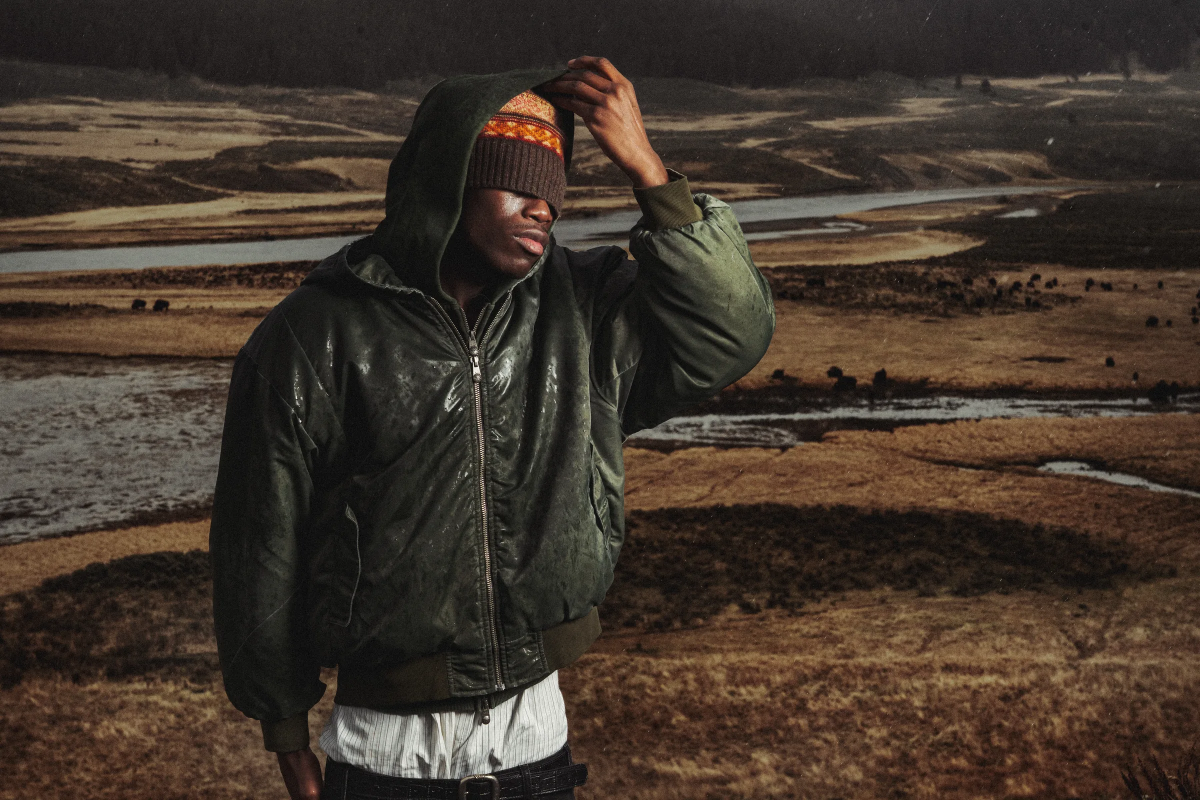
#> input picture images/ditch/2026-fw-campaign/1-large.webp, 2400 x 1600 px (shown at 1/2 size); its folder holds only this picture in this run
$ python optimize-images.py
#> lines starting #> are read from the running program, lines starting #| are printed output that depends on the picture
"""
Make web-optimized WebP copies of the photos in assets/images/.

    python tools/optimize-images.py

- Only READS from assets/. It never moves, renames, edits or deletes anything there.
- Writes to images/<client>/[<project>/]<name>-large.webp  (longest side 2400px)
                                        <name>-small.webp  (shorter side 800px, for the 4:5 home grid)
  Folder names are made lowercase with dashes (e.g. "VUZE Magazine" -> "vuze-magazine")
  so links work on every web host.
- Also writes images/manifest.js, the list of photos (and their sizes) the site reads.
  Don't edit manifest.js by hand: it is rebuilt every time this script runs.
- Re-running is quick: photos whose copies are already up to date are skipped.

Folder rules (same as the site):
- A client folder with photos directly inside it = one project.
- A client folder with subfolders = each subfolder is its own project.
"""

import json
import re
import sys
from pathlib import Path

from PIL import Image, ImageOps

Image.MAX_IMAGE_PIXELS = None  # some originals are very large

ROOT = Path(__file__).resolve().parent.parent
SRC = ROOT / "assets" / "images"
OUT = ROOT / "images"

IMAGE_EXTS = {".jpg", ".jpeg", ".png", ".webp", ".tif", ".tiff"}
SIZES = {"large": (2400, 82), "small": (800, 78)}  # name: (target px, webp quality); see make_copies


def slug(name):
    return re.sub(r"[^a-z0-9]+", "-", name.lower()).strip("-")


def natural_key(stem):
    # "cover" first, then 1, 2, 3 ... 10 in number order
    return (stem.lower() != "cover", [int(t) if t.isdigit() else t.lower() for t in re.split(r"(\d+)", stem)])


def images_in(folder):
    files = [p for p in folder.iterdir() if p.is_file() and p.suffix.lower() in IMAGE_EXTS]
    return sorted(files, key=lambda p: natural_key(p.stem))


def find_projects():
    projects = []  # (folder key like "ditch/ruin", source folder)
    for client in sorted(p for p in SRC.iterdir() if p.is_dir()):
        if images_in(client):
            projects.append((slug(client.name), client))
        for sub in sorted(p for p in client.iterdir() if p.is_dir()):
            if images_in(sub):
                projects.append((f"{slug(client.name)}/{slug(sub.name)}", sub))
    return projects


def make_copies(src, dest_dir):
    stem = slug(src.stem)
    outputs = {k: dest_dir / f"{stem}-{k}.webp" for k in SIZES}
    up_to_date = all(o.exists() and o.stat().st_mtime >= src.stat().st_mtime for o in outputs.values())
    if not up_to_date:
        with Image.open(src) as im:
#> im is the input picture: PIL image 2400x1600 RGB; mean R, G, B 66.2, 54.1, 44
            im = ImageOps.exif_transpose(im)  # respect camera rotation
            if im.mode not in ("RGB", "RGBA"):
                im = im.convert("RGBA" if "A" in im.getbands() else "RGB")
            for key, (target, quality) in SIZES.items():
                copy = im.copy()
                if key == "small":
                    # small copies are cropped to tall 4:5 tiles, so size by the SHORTER side
                    scale = target / min(copy.size)
                    if scale < 1:
                        copy = copy.resize((round(copy.width * scale), round(copy.height * scale)), Image.LANCZOS)
                else:
                    copy.thumbnail((target, target), Image.LANCZOS)  # never enlarges
                copy.save(outputs[key], "WEBP", quality=quality, method=6)
#> this loop made 2 passes
#> pass 2, in make_copies, `copy = copy.resize((round(copy.width * scale), round(copy.height * sca..`:
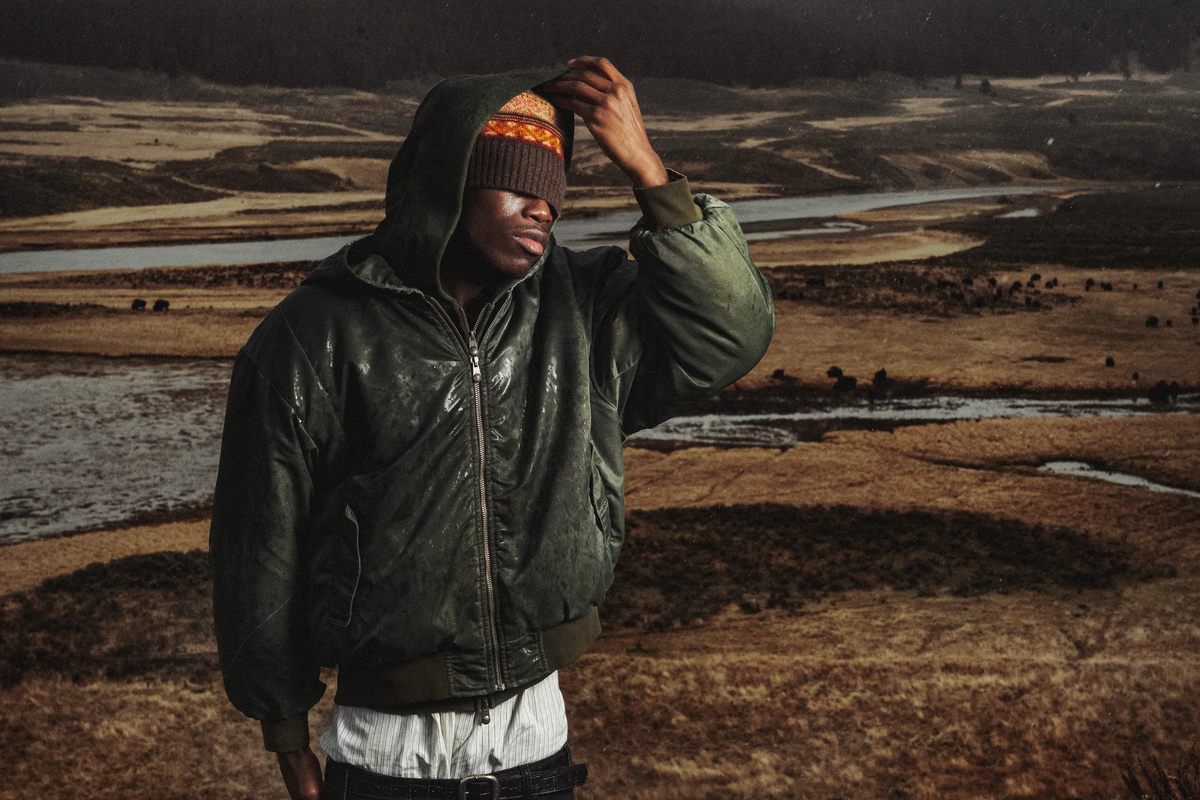
#> copy: PIL image 1200x800 RGB; mean R, G, B 66.2, 54.1, 44
    with Image.open(outputs["large"]) as large:
        w, h = large.size
#> w = 2400; h = 1600
    return {"name": stem, "w": w, "h": h}


def main():
    if not SRC.is_dir():
        sys.exit(f"Can't find {SRC}")
    manifest = {}
    for key, folder in find_projects():
        dest = OUT / key
        dest.mkdir(parents=True, exist_ok=True)
        manifest[key] = []
        for src in images_in(folder):
            manifest[key].append(make_copies(src, dest))
            print(f"  {key}/{src.name}")
#> pass 2 of the loop in main, `for key, folder in find_projects():`:
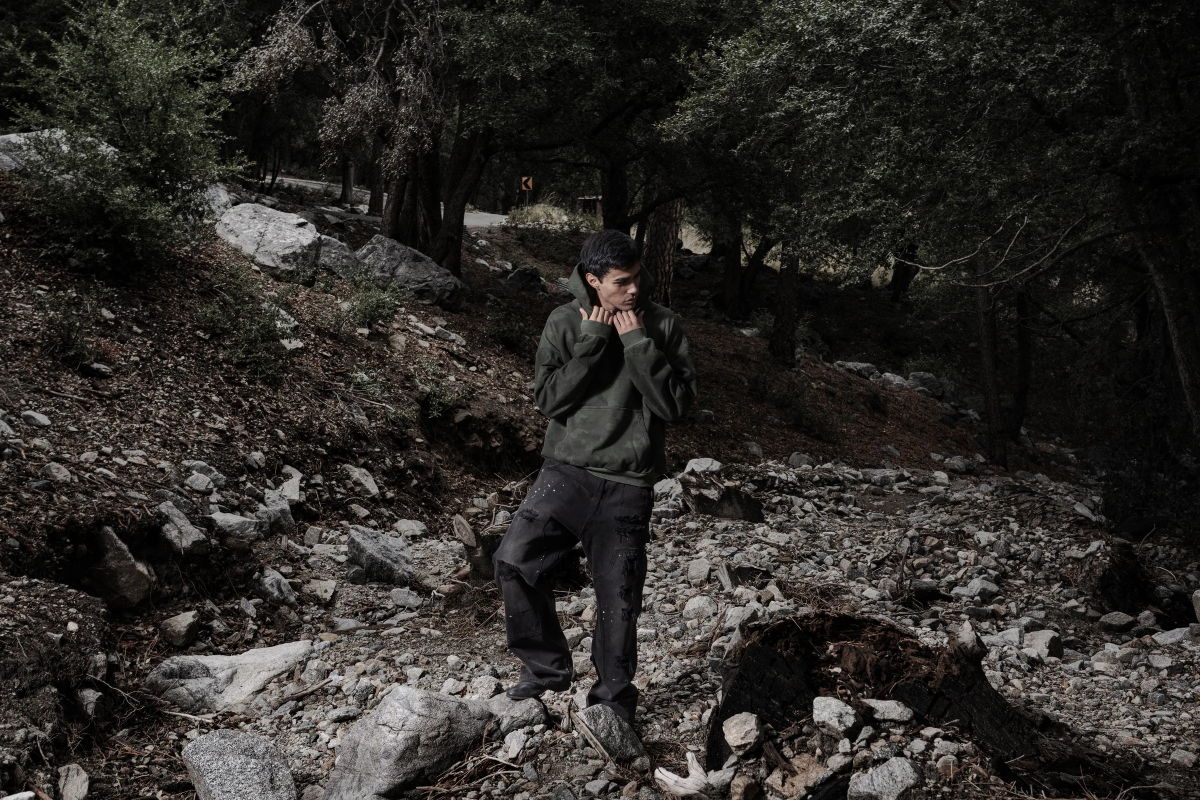
#> input picture images/ditch/bfcm-campaign/dsc04778-large.webp, 2400 x 1600 px (shown at 1/2 size)
#> in make_copies, im is the input picture: PIL image 2400x1600 RGB; mean R, G, B 45.4, 42.7, 39.4
#> the loop in make_copies (call 2), `for key, (target, quality) in SIZES.items():` made 2 passes
#> pass 2, in make_copies (call 2), `copy = copy.resize((round(copy.width * scale), round(copy.height * sca..`:
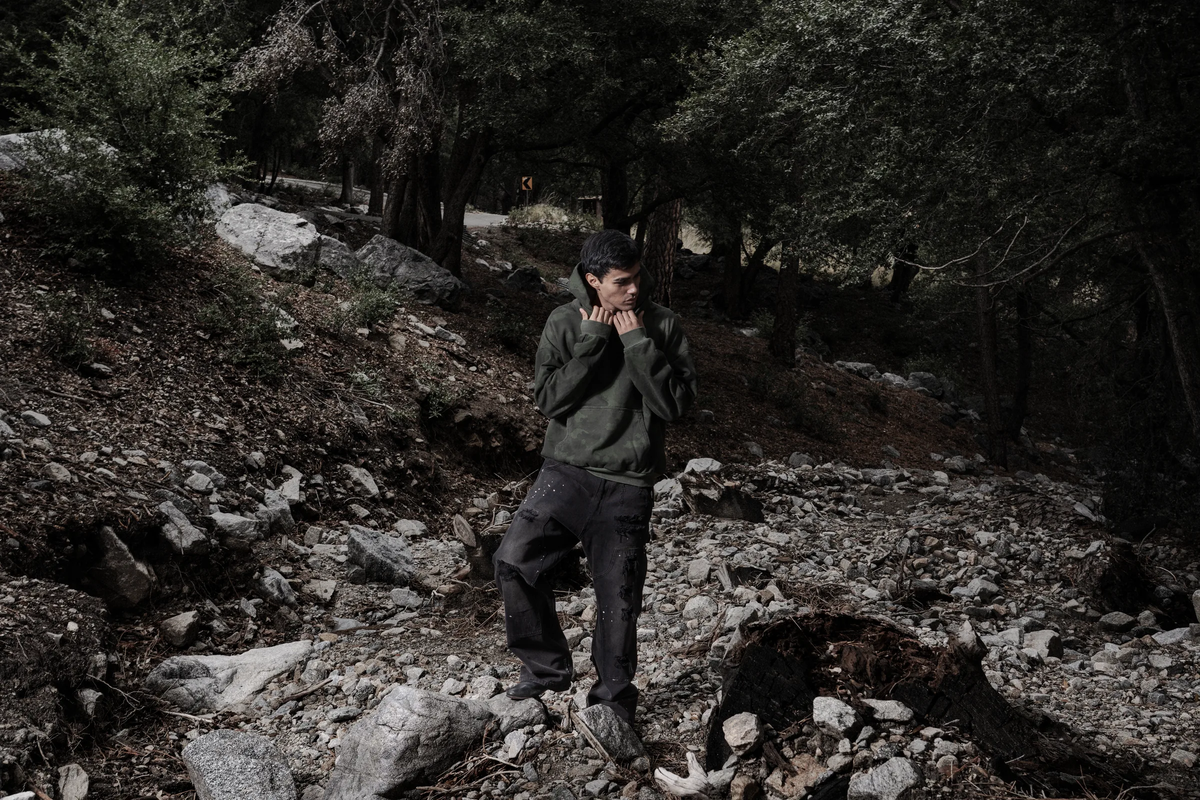
#> copy: PIL image 1200x800 RGB; mean R, G, B 45.4, 42.7, 39.5
    text = (
        "// AUTO-GENERATED by tools/optimize-images.py. Don't edit by hand.\n"
        "// Lists every optimized photo per project folder (w/h = large size in pixels).\n"
        "window.IMAGE_MANIFEST = " + json.dumps(manifest, indent=2) + ";\n"
    )
    (OUT / "manifest.js").write_text(text, encoding="utf-8")
    print(f"\nDone: {sum(len(v) for v in manifest.values())} photos in {len(manifest)} projects.")
    print("Project folders:", ", ".join(manifest))


if __name__ == "__main__":
    main()
